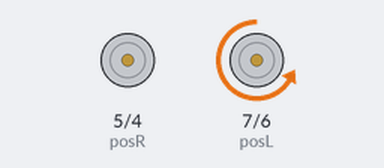
A sketch run on a simulated Arduino Uno, built with avr-gcc and run on an emulated ATmega328P. Shown: motor-driver pin pairs drawn as motors (green arrow = first pin HIGH = forward, orange = second pin HIGH = backward, longer = more drive, scaled by the enable pin).

Above: at 1.0 s.
At 5.0 s:
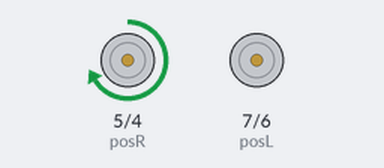
At 7.0 s:
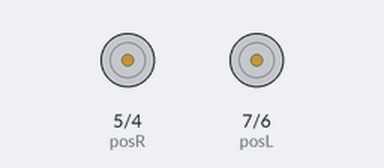
Timing chart, 0 to 10.4 s (numbered marks = the images above):
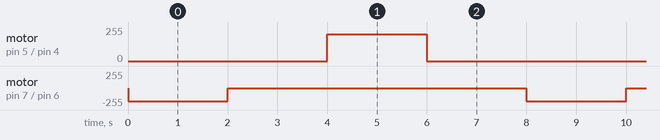

The sketch:

ch3_2.ino
```cpp
const int negR=4;//右负极
const int posR=5;//右正极
const int negL=6;//左负极
const int posL=7;//左正极
const int pwmR=9;//右轮pwm
const int pwmL=10;//左轮pwm

//设置初值
void setup()
{
  pinMode(posR,OUTPUT);//引脚4
  pinMode(negR,OUTPUT);//引脚5
  pinMode(posL,OUTPUT);//引脚6
  pinMode(negL,OUTPUT);//引脚7
  pinMode(pwmR,OUTPUT);//引脚9
  pinMode(negL,OUTPUT);//引脚10
}

void loop()
{
  right(200,200);
  delay(2000);
  pause(0,0);
  delay(2000);
  left(200,200);
  delay(2000);
  pause(0,0);
  delay(2000);
}

//右转
void right(byte RmotorSpeed,byte LmotorSpeed)
{
  analogWrite(pwmR,RmotorSpeed);//右轮转速
  analogWrite(pwmL,LmotorSpeed);//左轮转速
  digitalWrite(posR,LOW);//右轮停止
  digitalWrite(negR,LOW);
  digitalWrite(posL,LOW);//左轮反转
  digitalWrite(negL,HIGH);
}

//左转
void left(byte RmotorSpeed,byte LmotorSpeed)
{
  analogWrite(pwmR,RmotorSpeed);//右轮转速
  analogWrite(pwmL,LmotorSpeed);//左轮转速
  digitalWrite(posR,HIGH);//右轮正转
  digitalWrite(negR,LOW);
  digitalWrite(posL,LOW);//左轮停止
  digitalWrite(negL,LOW);
}

//停止函数
void pause(byte RmotorSpeed,byte LmotorSpeed)
{
  analogWrite(pwmR,RmotorSpeed);//右轮转速
  analogWrite(pwmL,LmotorSpeed);//左轮转速
  digitalWrite(posR,LOW);//右轮停止
  digitalWrite(negR,LOW);
  digitalWrite(posL,LOW);//左轮停止
  digitalWrite(negL,LOW);
}
```

Measured:
- by itself, motor on pin 5 (posR) / pin 4 (negR): alternates forward 200/255 for 2.0 s and stopped for 6.0 s
- by itself, motor on pin 7 (posL) / pin 6 (negL): alternates backward 200/255 for 2.0 s and stopped for 6.0 s
